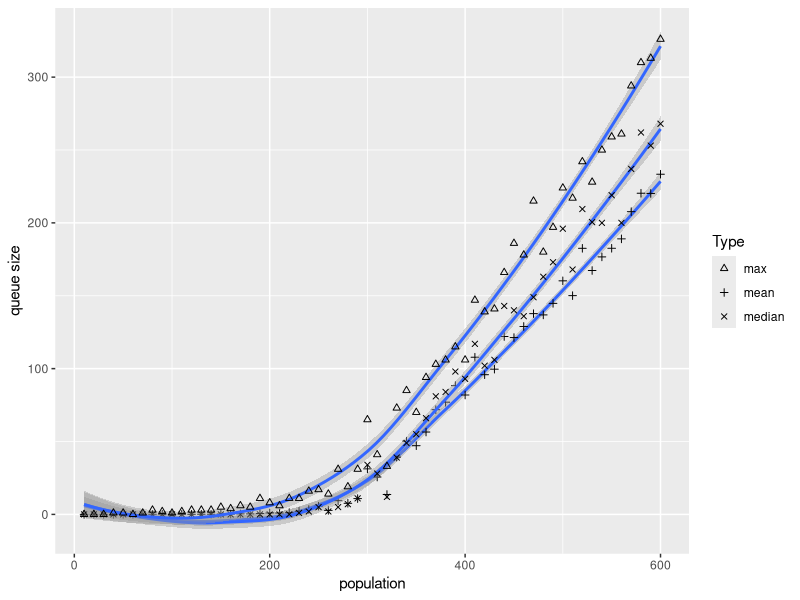
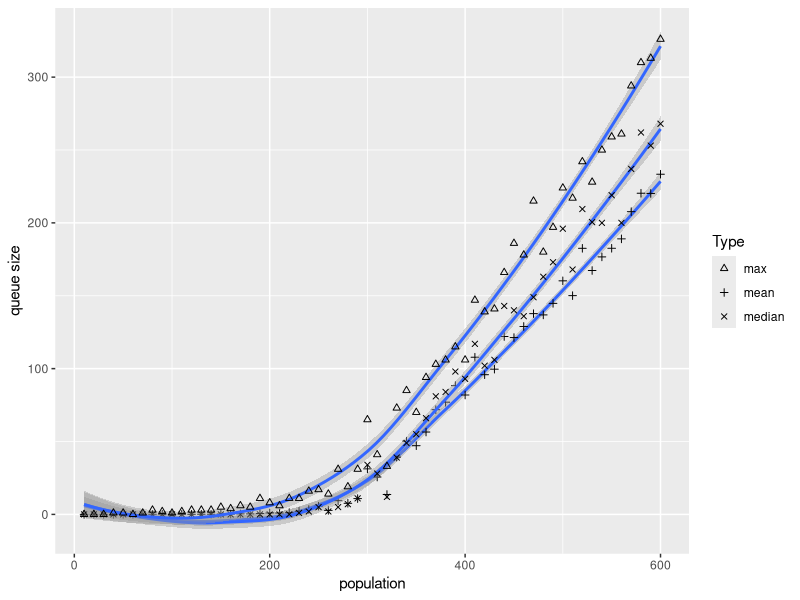

These charts were generated, in order, by the following R code:
library(ggplot2)

data <- read.table("simulation1.csv", header=TRUE, sep=",")

mean <- colMeans(data)

median <- apply(data,2,median)

max <- apply(data,2,max)

df <- data.frame(population=seq(from=10,to=600,by=10),mean=mean, median=median, max=max)

ggplot(data = df) + scale_shape_manual(name="Type", values=c(2,3,4)) +
  geom_smooth(aes(x = population, y = mean)) +
  geom_point(aes(x = population, y = mean, shape = "mean")) +
  geom_smooth(aes(x = population, y = median)) +
  geom_point(aes(x = population, y = median, shape = "median")) +
  geom_smooth(aes(x = population, y = max)) +
  geom_point(aes(x = population, y = max, shape = "max")) +
  scale_y_continuous("queue size") +
  scale_x_continuous("population")


ggsave("figure3-2.pdf")
